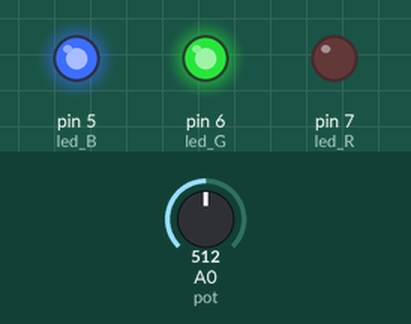
Bench run of a sketch on a simulated Arduino Uno, built with avr-gcc and run on an emulated ATmega328P. Parts: output pins drawn as LEDs (lit = HIGH). Inputs (shaded band) come from the test bench; at power-on: A0 (pot) = 512.

Above: at 1.2 s.
1.3 s: A0 (pot) set to 531
At 2.4 s:
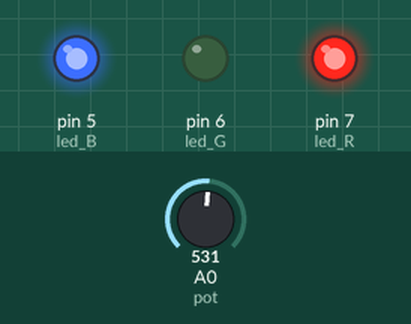
2.8 s: A0 (pot) set to 755
4.3 s: A0 (pot) set to 777
At 4.7 s:
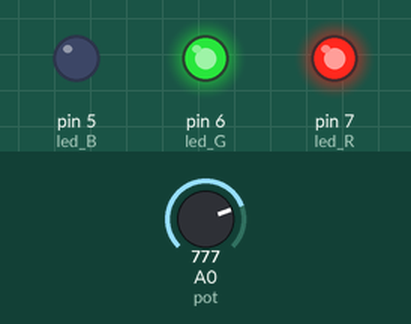
5.8 s: A0 (pot) set to 246
At 7.0 s:
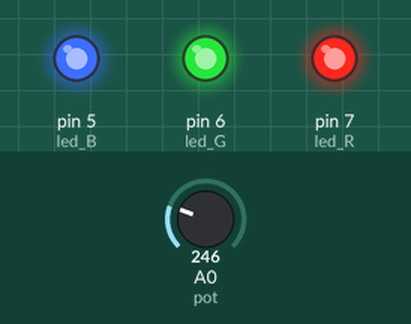
7.3 s: A0 (pot) set to 271
At 8.2 s:
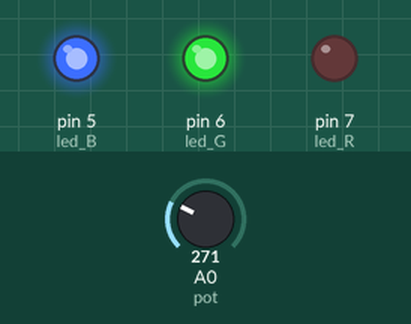
8.8 s: A0 (pot) set to 122
At 9.3 s:
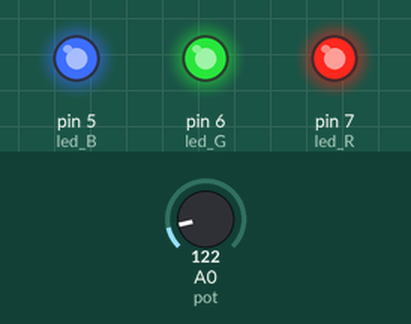
Timing chart, 0 to 11.3 s (numbered marks = the images above; inputs shaded):
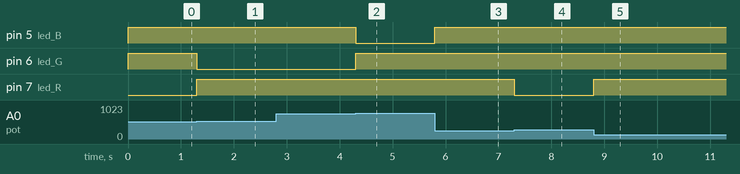

Measured:
- the behaviour switches between 512 and 513 on A0 (pot) (found by bisection; images 0 and 1)
- the behaviour switches between 768 and 769 on A0 (pot) (found by bisection; images 1 and 2)
- the behaviour switches between 256 and 257 on A0 (pot) (found by bisection; images 3 and 4)
- after the input at 1.3 s, pin 6 (led_G): HIGH → LOW at once; pin 7 (led_R): LOW → HIGH at once
- after the input at 2.8 s, every drawn part: stays the same
- after the input at 4.3 s, pin 5 (led_B): HIGH → LOW at once; pin 6 (led_G): LOW → HIGH at once
- after the input at 5.8 s, pin 5 (led_B): LOW → HIGH at once
- after the input at 7.3 s, pin 7 (led_R): HIGH → LOW at once
- after the input at 8.8 s, pin 7 (led_R): LOW → HIGH at once

The sketch:

Mudar_de_cor.ino
```cpp
int led_R = 7;
int led_G = 6;
int led_B = 5;
int pot = A0;
int valPot;

void setup()
{
 pinMode(led_R,OUTPUT);
 pinMode(led_G,OUTPUT);
 pinMode(led_B,OUTPUT);
 off_Led();
}

void loop()
{
  valPot = analogRead(pot);
  if(valPot >= 0 && valPot <= 256)
  {
    off_Led();
  }
  if(valPot > 256 && valPot <= 512)
  {
   On_R();
  }
  if(valPot > 512 && valPot <= 768)
  {
    On_G();
  }
  if(valPot > 768 && valPot <= 1023)
  {
    On_B();
  }
}

void On_R()
{
  digitalWrite(led_R,LOW);
  digitalWrite(led_G,HIGH);
  digitalWrite(led_B,HIGH);
}

void On_G()
{
  digitalWrite(led_R,HIGH);
  digitalWrite(led_G,LOW);
  digitalWrite(led_B,HIGH);
}

void On_B()
{
 digitalWrite(led_R,HIGH);
 digitalWrite(led_G,HIGH);
 digitalWrite(led_B,LOW);
}

void off_Led()
{
 digitalWrite(led_R,HIGH);
 digitalWrite(led_G,HIGH);
 digitalWrite(led_B,HIGH);
}
```
